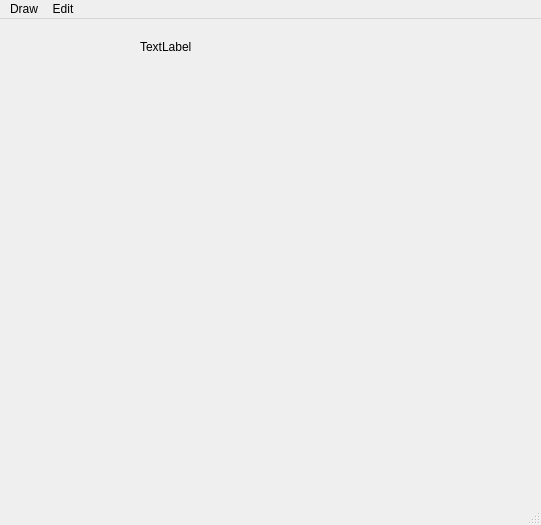
<?xml version="1.0" encoding="UTF-8"?>
<ui version="4.0">
 <class>MainWindow</class>
 <widget class="QMainWindow" name="MainWindow">
  <property name="geometry">
   <rect>
    <x>0</x>
    <y>0</y>
    <width>541</width>
    <height>525</height>
   </rect>
  </property>
  <property name="windowTitle">
   <string>MainWindow</string>
  </property>
  <widget class="QWidget" name="centralwidget">
   <widget class="QLabel" name="label">
    <property name="geometry">
     <rect>
      <x>140</x>
      <y>20</y>
      <width>261</width>
      <height>16</height>
     </rect>
    </property>
    <property name="text">
     <string>TextLabel</string>
    </property>
   </widget>
  </widget>
  <widget class="QMenuBar" name="menubar">
   <property name="geometry">
    <rect>
     <x>0</x>
     <y>0</y>
     <width>541</width>
     <height>21</height>
    </rect>
   </property>
   <widget class="QMenu" name="menuDraw">
    <property name="title">
     <string>Draw</string>
    </property>
    <widget class="QMenu" name="menuProperties">
     <property name="title">
      <string>Properties</string>
     </property>
     <addaction name="actionPage_Setup"/>
     <addaction name="actionSet_Password"/>
    </widget>
    <addaction name="actionDraw_Circle"/>
    <addaction name="actionDraw_Rectangle"/>
    <addaction name="separator"/>
    <addaction name="menuProperties"/>
   </widget>
   <widget class="QMenu" name="menuEdit">
    <property name="title">
     <string>Edit</string>
    </property>
    <addaction name="actionCut"/>
    <addaction name="actionCopy"/>
    <addaction name="actionPaste"/>
   </widget>
   <addaction name="menuDraw"/>
   <addaction name="menuEdit"/>
  </widget>
  <widget class="QStatusBar" name="statusbar"/>
  <action name="actionDraw_Circle">
   <property name="text">
    <string>Draw Circle</string>
   </property>
   <property name="toolTip">
    <string>To draw a circle</string>
   </property>
   <property name="shortcut">
    <string>Ctrl+C</string>
   </property>
  </action>
  <action name="actionDraw_Rectangle">
   <property name="text">
    <string>Draw Rectangle</string>
   </property>
  </action>
  <action name="actionPage_Setup">
   <property name="text">
    <string>Page Setup</string>
   </property>
  </action>
  <action name="actionSet_Password">
   <property name="checkable">
    <bool>true</bool>
   </property>
   <property name="text">
    <string>Set Password</string>
   </property>
   <property name="shortcut">
    <string>Shift+P</string>
   </property>
  </action>
  <action name="actionCut">
   <property name="text">
    <string>Cut</string>
   </property>
  </action>
  <action name="actionCopy">
   <property name="text">
    <string>Copy</string>
   </property>
  </action>
  <action name="actionPaste">
   <property name="text">
    <string>Paste</string>
   </property>
  </action>
 </widget>
 <resources/>
 <connections/>
</ui>
